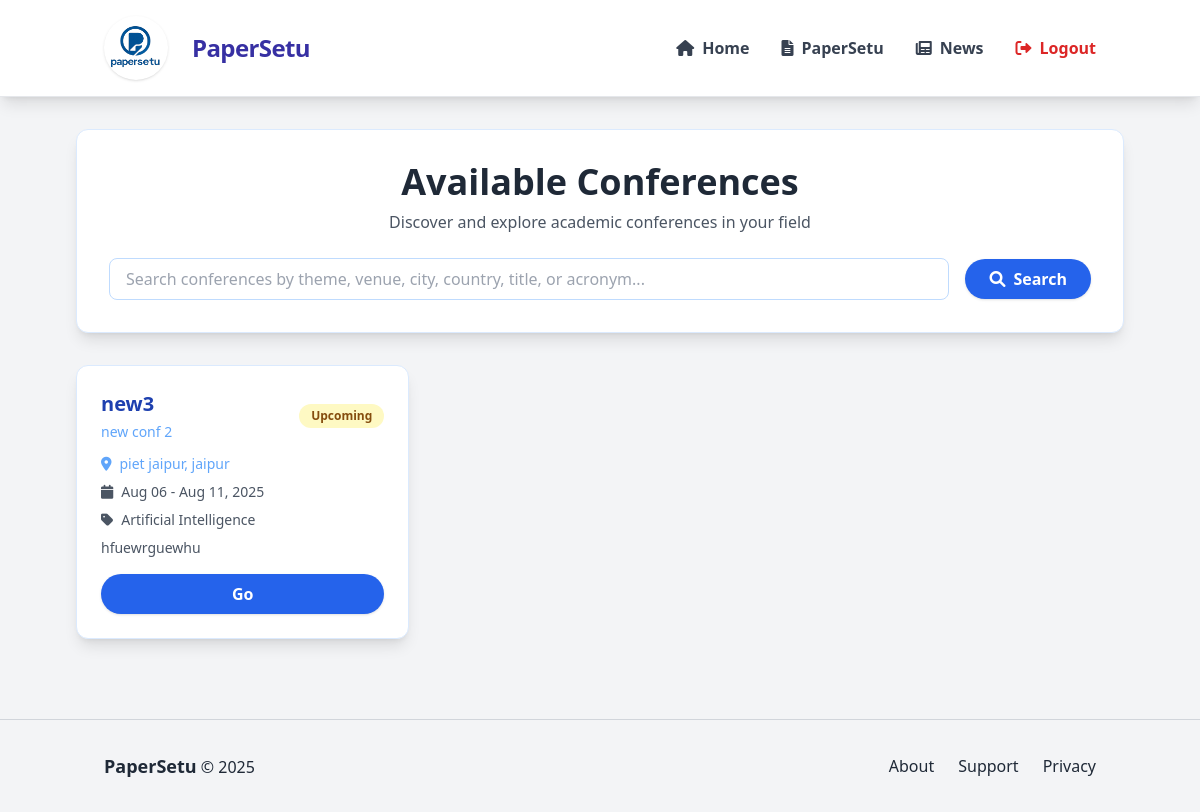
Page /conference/ (signed in) on the committed database.
### conference/models.py (models this page shows, shortened)
class Conference(models.Model):
    name = models.CharField(max_length=255)
    acronym = models.CharField(max_length=50, blank=True)
    web_page = models.URLField(blank=True)
    venue = models.CharField(max_length=255, blank=True)
    city = models.CharField(max_length=100, blank=True)
    country = models.CharField(max_length=100, blank=True)
    estimated_submissions = models.IntegerField(null=True, blank=True)
    start_date = models.DateField()
    end_date = models.DateField()
    primary_area = models.CharField(max_length=50, choices=AREA_CHOICES, default='AI')
    secondary_area = models.CharField(max_length=50, choices=AREA_CHOICES, default='AI')
    area_notes = models.TextField(blank=True)
    organizer = models.CharField(max_length=255, blank=True)
    organizer_web_page = models.URLField(blank=True)
    contact_phone = models.CharField(max_length=20, blank=True)
    role = models.CharField(max_length=100, blank=True)
    is_approved = models.BooleanField(default=False)
    requested_by = models.ForeignKey(User, on_delete=models.CASCADE, related_name='requested_conferences', null=True, blank=True)
    description = models.TextField(blank=True)
    chair = models.ForeignKey(User, on_delete=models.CASCADE, related_name='chaired_conferences')
    chair_name = models.CharField(max_length=255, blank=True, help_text="Conference chair's full name")
    chair_email = models.EmailField(blank=True, help_text="Conference chair's email address")
    status = models.CharField(max_length=20, choices=[('upcoming', 'Upcoming'), ('live', 'Live'), ('completed', 'Completed')], default='upcoming')
    invite_link = models.CharField(max_length=255, blank=True)
    created_at = models.DateTimeField(auto_now_add=True)
    paper_submission_deadline = models.DateField(null=True, blank=True)
    paper_format = models.CharField(max_length=10, choices=[('pdf', 'PDF'), ('docx', 'DOCX')], default='pdf')
    contact_email = models.EmailField(blank=True, help_text="Main contact email for the conference")
    registration_fee = models.DecimalField(max_digits=10, decimal_places=2, null=True, blank=True, help_text="Registration fee amount")
    theme_domain = models.CharField(max_length=255, blank=True, help_text="Conference theme or domain")
    blind_review = models.BooleanField(default=True)
    abstract_required = models.BooleanField(default=True)
    multiple_authors_allowed = models.BooleanField(default=True)
    submission_deadline = models.DateTimeField(null=True, blank=True, help_text="Final submission deadline")
    max_paper_length = models.IntegerField(default=10)
    allow_supplementary = models.BooleanField(default=False)
    reviewers_per_paper = models.IntegerField(default=3)
    review_deadline = models.DateTimeField(null=True, blank=True, help_text="Review submission deadline")
    paper_bidding_enabled = models.BooleanField(default=False, help_text="Enable paper bidding for reviewers")
    review_form_enabled = models.BooleanField(default=True)
    confidence_scores_enabled = models.BooleanField(default=True)
    allow_rebuttal_phase = models.BooleanField(default=False, help_text="Enable author rebuttal phase")
    rebuttal_deadline = models.DateTimeField(null=True, blank=True, help_text="Rebuttal submission deadline")
    rebuttal_word_limit = models.IntegerField(default=500, help_text="Word limit for rebuttals")
    decision_deadline = models.DateTimeField(null=True, blank=True, help_text="Final decision deadline")
    camera_ready_deadline = models.DateTimeField(null=True, blank=True, help_text="Camera-ready submission deadline")

### conference/views.py (the view)
# urls.py: path('', views.conferences_list, name='conferences_list'),
@login_required
def conferences_list(request):
    search_query = request.GET.get('search', '')
    area_filter = request.GET.get('area', '')
    conferences = Conference.objects.filter(
        Q(chair=request.user) |
        Q(userconferencerole__user=request.user, userconferencerole__role__in=['author', 'pc_member'])
    ).distinct().filter(is_approved=True, status__in=['upcoming', 'live'])
    if search_query:
        conferences = conferences.filter(
            Q(name__icontains=search_query) |
            Q(acronym__icontains=search_query) |
            Q(description__icontains=search_query)
        )
    if area_filter:
        conferences = conferences.filter(primary_area=area_filter)
    for conference in conferences:
        conference.user_roles = UserConferenceRole.objects.filter(
            user=request.user,
            conference=conference
        ).values_list('role', flat=True)
        if conference.chair == request.user and 'chair' not in conference.user_roles:
            conference.user_roles = list(conference.user_roles) + ['chair']
    from .models import AREA_CHOICES
    context = {
        'conferences': conferences,
        'search_query': search_query,
        'area_filter': area_filter,
        'area_choices': AREA_CHOICES,
    }
    return render(request, 'conference/conferences_list.html', context)

### templates/conference/conferences_list.html (shortened to what this page needs)
{% load static %}
<!DOCTYPE html>
<html lang="en">
<head>
    <script src="https://cdn.tailwindcss.com"></script>
    <link href="https://cdnjs.cloudflare.com/ajax/libs/font-awesome/6.0.0/css/all.min.css" rel="stylesheet">
</head>
<body class="min-h-screen bg-gray-100">
    <nav class="bg-white shadow-lg border-b border-gray-200 sticky top-0 z-30">
        <div class="container mx-auto px-4 py-4 flex justify-between items-center">
            <div class="flex items-center space-x-4">
                <img src="{% static 'images/LOGO BG.png' %}" alt="PaperSetu Logo" class="w-16 h-16 rounded-full shadow mr-2">
                <span class="text-2xl font-bold text-indigo-800 tracking-tight">PaperSetu</span>
            </div>
            <div class="flex items-center space-x-8">
                <a href="/home/" class="flex items-center space-x-2 text-gray-700 hover:text-blue-600 transition-colors font-semibold">
                    <i class="fas fa-home"></i>
                    <span>Home</span>
                </a>
                <a href="/dashboard/" class="flex items-center space-x-2 text-gray-700 hover:text-blue-600 transition-colors font-semibold">
                    <i class="fas fa-file-alt"></i>
                    <span>PaperSetu</span>
                </a>
                <a href="/news/" class="flex items-center space-x-2 text-gray-700 hover:text-blue-600 transition-colors font-semibold">
                    <i class="fas fa-newspaper"></i>
                    <span>News</span>
                </a>
                <a href="/accounts/logout/" class="flex items-center space-x-2 text-red-600 hover:text-red-700 transition-colors font-semibold">
                    <i class="fas fa-sign-out-alt"></i>
                    <span>Logout</span>
                </a>
            </div>
        </div>
    </nav>
    <main class="flex-grow max-w-[90%] mx-auto px-4 py-8">
        <div class="bg-white rounded-xl shadow-lg p-8 border border-blue-100 mb-8">
            <div class="text-center mb-6">
                <h1 class="text-4xl font-bold text-gray-800 mb-2">Available Conferences</h1>
                <p class="text-gray-600">Discover and explore academic conferences in your field</p>
            </div>
            <form id="conference-search-form" class="flex flex-col md:flex-row items-center gap-4 justify-start relative">
                <div class="relative w-full">
                    <input type="text" id="search-input" name="q" value="{{ search_query|default:'' }}" placeholder="Search conferences by theme, venue, city, country, title, or acronym..." class="w-full px-4 py-2 rounded-lg border border-blue-200 focus:outline-none focus:ring-2 focus:ring-blue-400 pr-10" />
                </div>
                <button type="submit" class="bg-blue-600 hover:bg-blue-700 text-white px-6 py-2 rounded-full font-bold shadow transition-all duration-200 flex items-center gap-2">
                    <i class="fas fa-search"></i> Search
                </button>
            </form>
        </div>
        {% if conferences %}
            <div class="grid grid-cols-1 md:grid-cols-2 lg:grid-cols-3 gap-6">
                {% for conference in conferences %}
                    <div class="bg-white rounded-xl shadow-lg p-6 border border-blue-100 flex flex-col justify-between hover:scale-105 hover:shadow-2xl transition-all duration-300">
                        <div>
                            <div class="flex justify-between items-center mb-3">
                                <div>
                                    <h3 class="text-xl font-bold text-blue-800 mb-1">{{ conference.acronym|default:conference.name|truncatechars:20 }}</h3>
                                    <p class="text-blue-400 text-sm">{{ conference.name|truncatechars:40 }}</p>
                                </div>
                                <span class="px-3 py-1 rounded-full text-xs font-semibold
                                    {% if conference.status == 'upcoming' %}bg-yellow-100 text-yellow-800
                                    {% elif conference.status == 'live' %}bg-green-100 text-green-800
                                    {% else %}bg-gray-100 text-gray-800{% endif %}">
                                    {{ conference.status|title }}
                                </span>
                            </div>
                            <div class="flex items-center text-blue-400 text-sm mb-2">
                                <i class="fas fa-map-marker-alt mr-2"></i>
                                <span>{{ conference.venue|default:"TBD" }}{% if conference.city %}, {{ conference.city }}{% endif %}</span>
                            </div>
                            <div class="mb-4">
                                <div class="flex items-center text-gray-600 text-sm mb-2">
                                    <i class="fas fa-calendar mr-2"></i>
                                    <span>{{ conference.start_date|date:"M d" }} - {{ conference.end_date|date:"M d, Y" }}</span>
                                </div>
                                <div class="flex items-center text-gray-600 text-sm mb-2">
                                    <i class="fas fa-tag mr-2"></i>
                                    <span>{{ conference.get_primary_area_display }}</span>
                                </div>
                                {% if conference.description %}
                                    <p class="text-gray-600 text-sm">{{ conference.description|truncatechars:100 }}</p>
                                {% endif %}
                            </div>
                            <div class="flex space-x-2 mt-auto">
                                {% if conference.chair.id == user.id or 'pc_member' in conference.user_roles or 'author' in conference.user_roles %}
                                    <a href="/conference/{{ conference.id }}/choose-role/" class="flex-1 bg-blue-600 hover:bg-blue-700 text-white font-bold rounded-full px-4 py-2 shadow transition-all duration-200 text-center">Go</a>
                                {% else %}
                                    <div class="w-full text-center py-2 px-4 rounded-full text-sm font-medium bg-gray-100 text-gray-500">
                                        <i class="fas fa-info-circle mr-1"></i>Contact chair for invitation
                                    </div>
                                {% endif %}
                            </div>
                        </div>
                    </div>
                {% endfor %}
            </div>
        {% endif %}
    </main>
    <footer class="bg-gray-100 text-gray-800 py-8 mt-12 border-t border-gray-300">
        <div class="container mx-auto px-4">
            <div class="flex flex-col md:flex-row justify-between items-center">
                <div class="mb-4 md:mb-0">
                    <span class="font-bold text-lg">PaperSetu</span> &copy; {% now "Y" %}
                </div>
                <div class="flex space-x-6">
                    <a href="#" class="hover:text-blue-600 transition-colors">About</a>
                    <a href="#" class="hover:text-blue-600 transition-colors">Support</a>
                    <a href="#" class="hover:text-blue-600 transition-colors">Privacy</a>
                </div>
            </div>
        </div>
    </footer>
</body>
</html>

### rows in the picture
Conference: acronym "new3", name "new conf 2", status "Upcoming", venue "piet jaipur", city "jaipur", start_date "Aug 06", end_date "Aug 11, 2025", primary_area "Artificial Intelligence", description "hfuewrguewhu"
